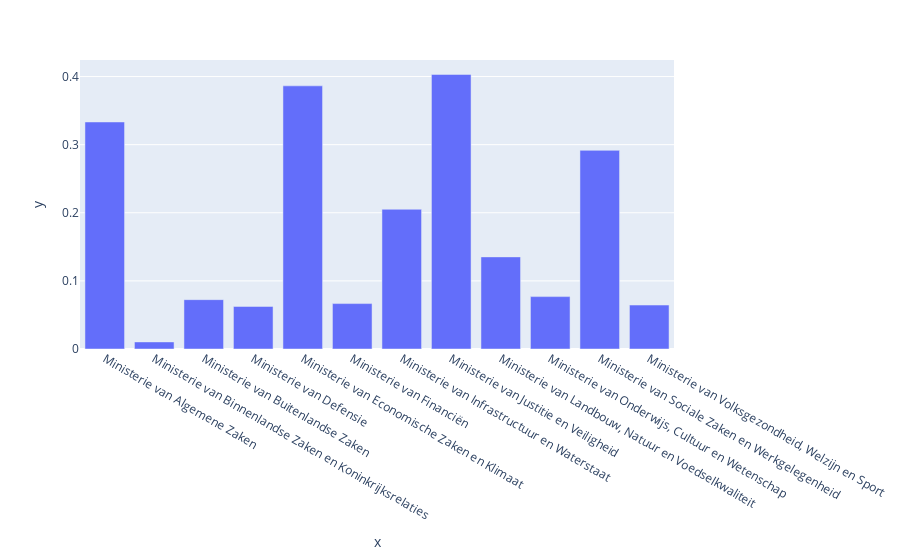

Write notebook code for a chart like this one.
### Code cell
fig = px.bar(x=dfIII.verantwoordelijke, y=dfIII.image)
fig.show()

### Figure 1 — Plotly figure (JSON) as saved in the notebook; plotly's stock layout.template omitted (floating-point values rounded to 4 significant figures)
{"data": [{"alignmentgroup": "True", "hovertemplate": "x=%{x}<br>y=%{y}<extra></extra>", "legendgroup": "", "marker": {"color": "#636efa", "pattern": {"shape": ""}}, "name": "", "offsetgroup": "", "orientation": "v", "showlegend": false, "textposition": "auto", "type": "bar", "x": ["Ministerie van Algemene Zaken", "Ministerie van Binnenlandse Zaken en Koninkrijksrelaties", "Ministerie van Buitenlandse Zaken", "Ministerie van Defensie", "Ministerie van Economische Zaken en Klimaat", "Ministerie van Financiën", "Ministerie van Infrastructuur en Waterstaat", "Ministerie van Justitie en Veiligheid", "Ministerie van Landbouw, Natuur en Voedselkwaliteit", "Ministerie van Onderwijs, Cultuur en Wetenschap", "Ministerie van Sociale Zaken en Werkgelegenheid", "Ministerie van Volksgezondheid, Welzijn en Sport"], "xaxis": "x", "y": [0.3333, 0.01042, 0.07246, 0.0625, 0.3864, 0.06667, 0.2051, 0.4031, 0.1352, 0.07692, 0.2917, 0.06452], "yaxis": "y"}], "layout": {"barmode": "relative", "legend": {"tracegroupgap": 0}, "margin": {"t": 60}, "xaxis": {"anchor": "y", "domain": [0, 1], "title": {"text": "x"}}, "yaxis": {"anchor": "x", "domain": [0, 1], "title": {"text": "y"}}}}
